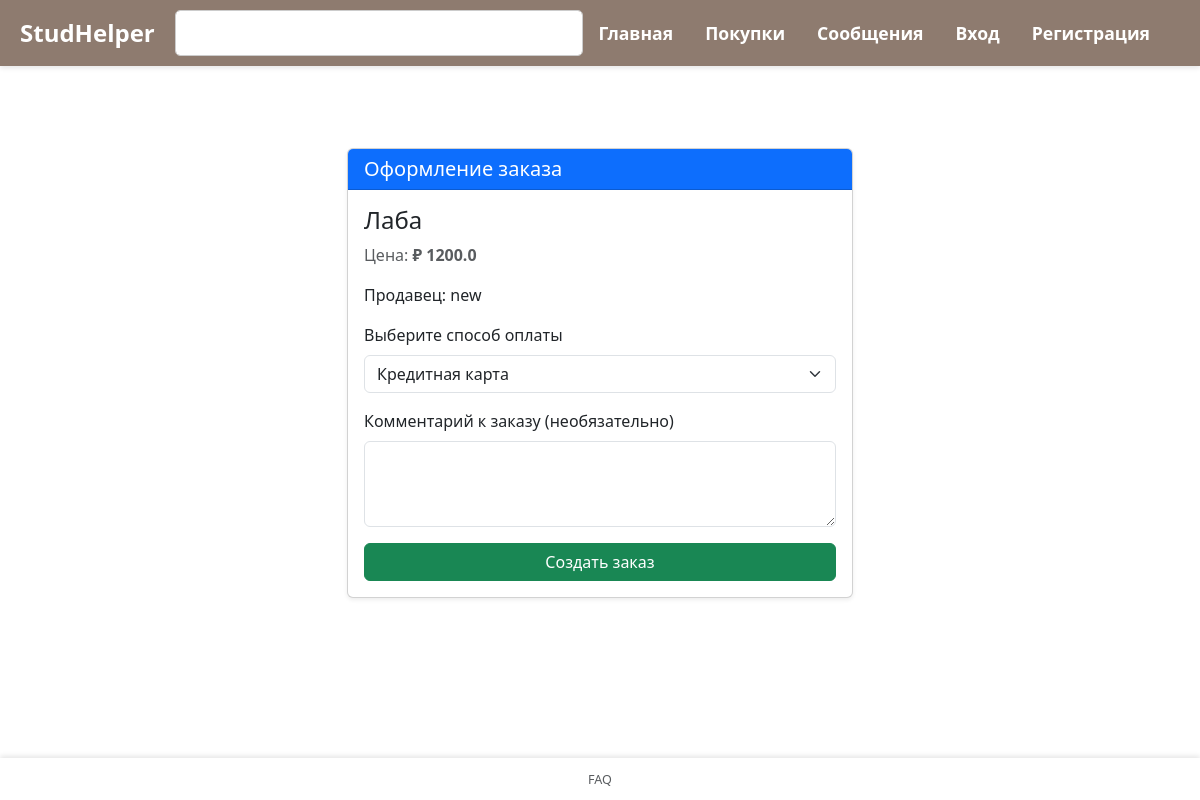
The app's page /checkout/1, older data.
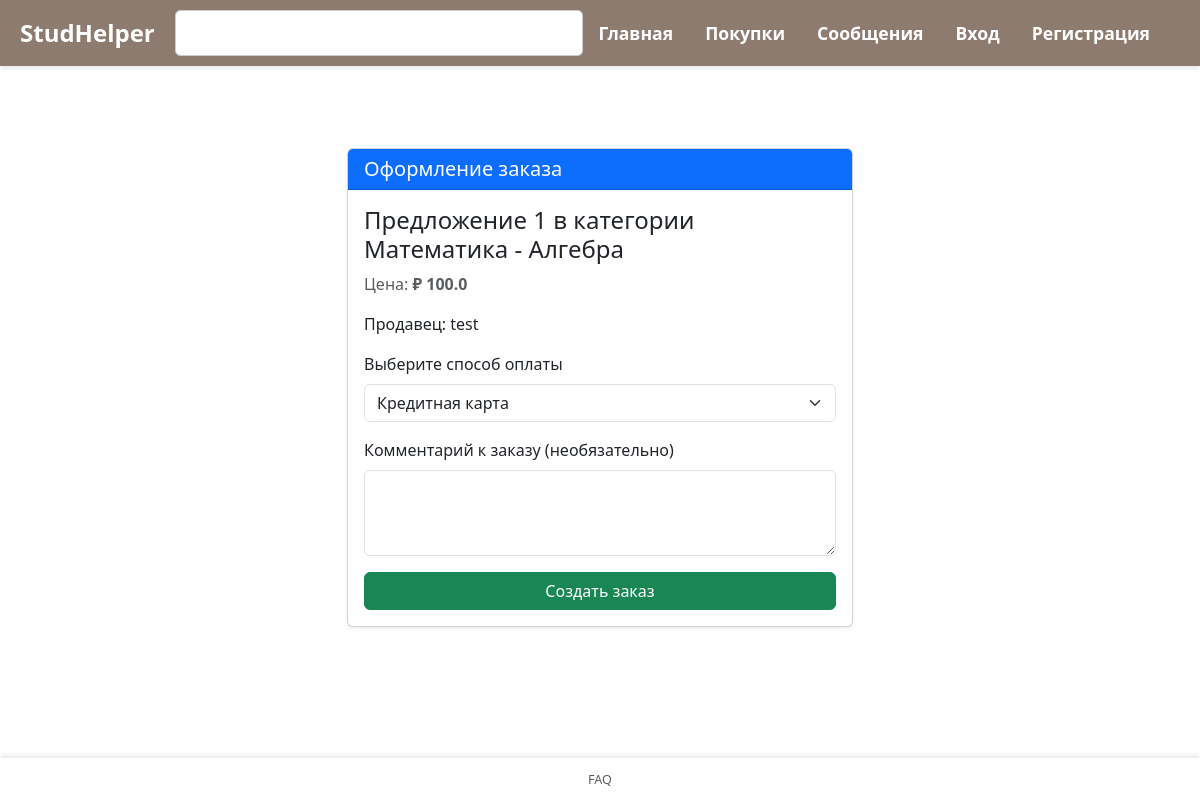
The same page, newer data.
### app.py (models this page shows)
class Offer(db.Model):
    id = db.Column(db.Integer, primary_key=True)
    title = db.Column(db.String(200), nullable=False)
    description = db.Column(db.Text, nullable=False)
    price = db.Column(db.Float, nullable=False)
    subcategory_id = db.Column(db.Integer, db.ForeignKey('subcategory.id'), nullable=False)
    seller_id = db.Column(db.Integer, db.ForeignKey('user.id'), nullable=False)

class User(db.Model, UserMixin):
    id = db.Column(db.Integer, primary_key=True)
    username = db.Column(db.String(150), unique=True, nullable=False)
    password = db.Column(db.String(150), nullable=False)
    offers = db.relationship('Offer', backref='seller', lazy=True)  # связь с предложениями

### app.py (the view, shortened to what this page needs)
@app.route('/checkout/<int:offer_id>', methods=['GET', 'POST'])
def checkout(offer_id):
    offer = Offer.query.get_or_404(offer_id)
    return render_template('checkout.html', offer=offer)

### templates/checkout.html (shortened to what this page needs)
{% extends 'base.html' %}
{% block content %}
<div class="container mt-5">
    {% if offer %}
    <div class="row justify-content-center">
        <div class="col-md-8 col-lg-6">
            <div class="card shadow-sm">
                <div class="card-header bg-primary text-white">
                    <h5 class="mb-0">Оформление заказа</h5>
                </div>
                <div class="card-body">
                    <h4>{{ offer.title }}</h4>
                    <p class="text-muted">Цена: <strong>₽ {{ offer.price }}</strong></p>
                    {% if offer.seller %}
                    <p>Продавец:
                        <a href="{{ url_for('profile', user_id=offer.seller.id) }}" class="text-decoration-none">
                            {{ offer.seller.username }}
                        </a>
                    </p>
                    {% endif %}
                    <form action="{{ url_for('checkout', offer_id=offer.id) }}" method="post">
                        <div class="mb-3">
                            <label for="payment_method" class="form-label">Выберите способ оплаты</label>
                            <select class="form-select" id="payment_method" name="payment_method" required>
                                <option value="credit_card">Кредитная карта</option>
                            </select>
                        </div>
                        <div class="mb-3">
                            <label for="notes" class="form-label">Комментарий к заказу (необязательно)</label>
                            <textarea class="form-control" id="notes" name="notes" rows="3"></textarea>
                        </div>
                        <button type="submit" class="btn btn-success w-100">Создать заказ</button>
                    </form>
                </div>
            </div>
        </div>
    </div>
    {% else %}
    <p>Предложение не найдено.</p>
    {% endif %}
</div>
{% endblock %}

Row changes from the older to the newer data that the page shows:
no longer on this page (row edited): User: seller.username "new"
changed Offer: title "Лаба" → "Предложение 1 в категории Математика - Алгебра"; price "1200.0" → "100.0"
now on this page (row edited): User: seller.username "test"
